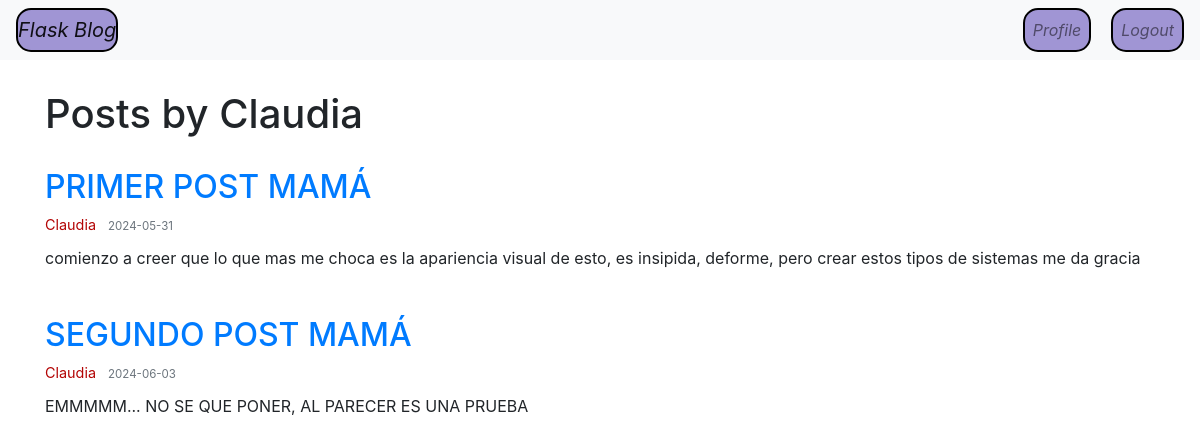
The app's page /user/Claudia (signed in) with its own data.
### app/models.py (models this page shows, shortened)
class User(db.Model, UserMixin):
    id = db.Column(db.Integer, primary_key=True)
    username = db.Column(db.String(20), unique=True, nullable=False)
    email = db.Column(db.String(120), unique=True, nullable=False)
    password = db.Column(db.String(60), nullable=False)
    bio = db.Column(db.String(500), nullable=True)
    profile_picture = db.Column(db.String(150), nullable=True)
    posts = db.relationship('Post', backref='author', lazy=True)
    image_file = db.Column(db.String(20), nullable=False, default='default.jpg')

class Post(db.Model):
    id = db.Column(db.Integer, primary_key=True)
    title = db.Column(db.String(100), nullable =False)
    date_posted = db.Column(db.DateTime, nullable=False, default= datetime.now)
    content = db.Column(db.Text, nullable=False)
    user_id = db.Column(db.Integer, ForeignKey('user.id'), nullable=False)
    comments = db.relationship('Comment', backref='post', lazy=True)
    likes = db.relationship('Like', backref='post', lazy=True)

### app/routes.py (the view)
@app.route('/user/<string:username>')
@login_required
def user_posts(username):
    user = User.query.filter_by(username=username).first_or_404()
    posts = Post.query.filter_by(author=user).all()
    return render_template('user_posts.html', posts=posts, user=user)

### app/models.py (called while the page is built)
@login_manager.user_loader
def load_user(user_id):
    return User.query.get(int(user_id))

### app/templates/user_posts.html
{% extends "base.html" %}
{% block content %}
<div class="content-section">
    <h1>Posts by {{ user.username }}</h1>
    {% for post in posts %}
        <article class="media content-section">
            <div class="media-body">
                <h2><a class="article-title" href="{{ url_for('post', post_id=post.id) }}">{{ post.title }}</a></h2>
                <div class="article-metadata">
                    <a class="mr-2" href="#">{{ post.author.username }}</a>
                    <small class="text-muted">{{ post.date_posted.strftime('%Y-%m-%d') }}</small>
                </div>
                <p class="article-content">{{ post.content }}</p>
            </div>
        </article>
    {% endfor %}
</div>
{% endblock %}

### app/static/css/custom.css (style rules this page uses)
.content-section { margin-top: 30px; }
.media { margin-bottom: 20px; }
.article-metadata { margin-bottom: 10px; font-size: 0.9em; color: #666; }
.article-metadata a { color: #b30505; text-decoration: none; }
.text-muted { color: #080808; }

### records on screen
User: username "Claudia"
Post: title "PRIMER POST MAMÁ", author.username "Claudia", date_posted "2024-05-31", content "comienzo a creer que lo que mas me choca es la apariencia visual de esto, es insipida, deforme, pero crear estos tipos de sistemas me da gracia"
Post: title "SEGUNDO POST MAMÁ", author.username "Claudia", date_posted "2024-06-03", content "EMMMMM... NO SE QUE PONER, AL PARECER ES UNA PRUEBA"
